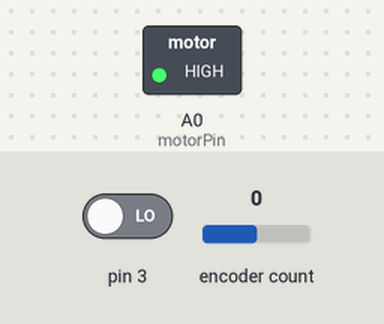
A sketch run on a simulated Arduino Uno, built with avr-gcc and run on an emulated ATmega328P. Shown: switched loads named in the sketch (green lamp = pin HIGH). Inputs (shaded band) come from the test bench; at power-on: pin 3 LOW, encoder count 0. What the sketch prints to the serial monitor is not drawn.

Above: at 0.1 s.
Timing chart, 0 to 1.6 s (numbered marks = the images above):
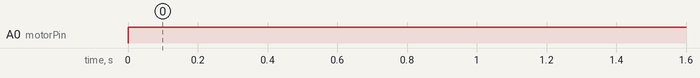

Measured:
- by itself, A0 (motorPin): LOW → HIGH at 0.00 s

The sketch:

EV_REAL_REAL.ino
```cpp
#include <Encoder.h>

Encoder shaft(2,3);
const int motorPin=A0;

//millimeters
double distance=12000;
double circumference=80*PI;
double numRev=distance/circumference;
double numTickShaft=numRev*180;
// divide by 1.666667 for red car
double numTicks=numTickShaft/1.66667;

 int pos;
void setup() {
  pos=0;
  attachInterrupt(digitalPinToInterrupt(2), interruptFunction, CHANGE);
  attachInterrupt(digitalPinToInterrupt(3), interruptFunction, CHANGE);
  Serial.begin(9600);
  Serial.println("Serial has started");
    Serial.println(numTicks);


}

void loop() {
  if (pos <= -numTicks) {
    Serial.println(pos);
    analogWrite(motorPin,0);
    while (true) {}
  }
  Serial.println(pos);
  analogWrite(motorPin,255);
  // put your main code here, to run repeatedly:

}

void interruptFunction() {
  if (digitalRead(2)==digitalRead(3)) {
      pos--;
  }


}
```
